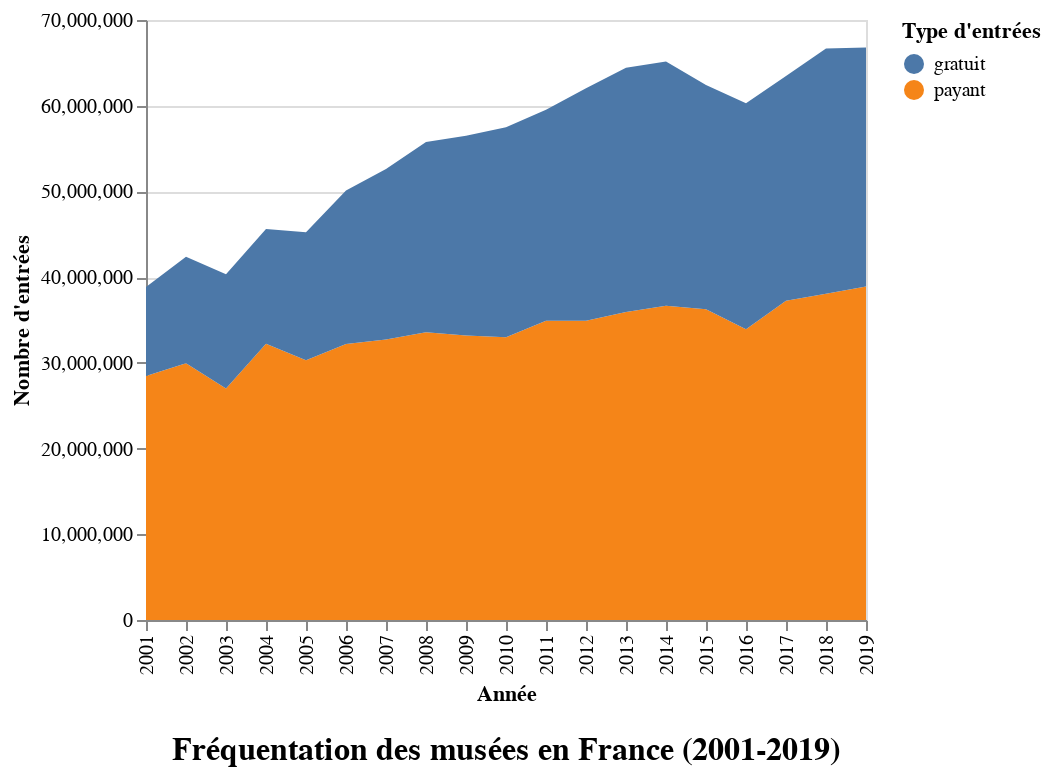

Source (notebook cell):
### Markdown cell above
Par défaut, `Altair` impose une marge latérale : c'est une question de goût et, éventuellement, de lisibilité, mais prenons ici le parti de retirer cette marge. Pour cela, on peut paramétrer l'objet `Scale` d'`Altair` que l'on peut passer en paramètre de notre objet `.X()` représentant l'**encodeur** pour l'axe des abscisses.

### Code cell
# On ajoute le paramètre "scale" auquel on passe l'objet "Scale" d'Altair, auquel on passe à son tour
# une valeur numérique au paramètre "padding" qui permet de définir la marge latérale de l'axe
alt.Chart(df_long_freq_annee).mark_area().encode(
    alt.X(
        shorthand="annee:O",
        title="Année",
        scale=alt.Scale(padding=0)
    ),
    alt.Y(
        shorthand="nombre_entree:Q",
        title="Nombre d'entrées"
    ),
    alt.Color(
        shorthand="type_entree:N",
        title="Type d'entrées"
    )
).properties(
    title="Fréquentation des musées en France (2001-2019)"
).configure_title(
    fontSize=16,
    font="Arial",
    color="black",
    align="center",
    orient="bottom",
    offset=15
)

### Figure 1 — Vega-Lite specification as saved in the notebook (floating-point values rounded to 4 significant figures)
{"config": {"view": {"continuousWidth": 400, "continuousHeight": 300}, "title": {"align": "center", "color": "black", "font": "Arial", "fontSize": 16, "offset": 15, "orient": "bottom"}}, "data": {"name": "data-37c891bb50915f3e536e0f602ba2dae9"}, "mark": "area", "encoding": {"color": {"type": "nominal", "field": "type_entree", "title": "Type d'entrées"}, "x": {"type": "ordinal", "field": "annee", "scale": {"padding": 0}, "title": "Année"}, "y": {"type": "quantitative", "field": "nombre_entree", "title": "Nombre d'entrées"}}, "title": "Fréquentation des musées en France (2001-2019)", "$schema": "https://vega.github.io/schema/vega-lite/v4.8.1.json", "datasets": {"data-37c891bb50915f3e536e0f602ba2dae9": [{"annee": 2001, "type_entree": "payant", "nombre_entree": 28470000.0}, {"annee": 2002, "type_entree": "payant", "nombre_entree": 29950000.0}, {"annee": 2003, "type_entree": "payant", "nombre_entree": 27010000.0}, {"annee": 2004, "type_entree": "payant", "nombre_entree": 32220000.0}, {"annee": 2005, "type_entree": "payant", "nombre_entree": 30320000.0}, {"annee": 2006, "type_entree": "payant", "nombre_entree": 32200000.0}, {"annee": 2007, "type_entree": "payant", "nombre_entree": 32710000.0}, {"annee": 2008, "type_entree": "payant", "nombre_entree": 33580000.0}, {"annee": 2009, "type_entree": "payant", "nombre_entree": 33190000.0}, {"annee": 2010, "type_entree": "payant", "nombre_entree": 33000000.0}, {"annee": 2011, "type_entree": "payant", "nombre_entree": 34910000.0}, {"annee": 2012, "type_entree": "payant", "nombre_entree": 34910000.0}, {"annee": 2013, "type_entree": "payant", "nombre_entree": 35930000.0}, {"annee": 2014, "type_entree": "payant", "nombre_entree": 36650000.0}, {"annee": 2015, "type_entree": "payant", "nombre_entree": 36240000.0}, {"annee": 2016, "type_entree": "payant", "nombre_entree": 33910000.0}, {"annee": 2017, "type_entree": "payant", "nombre_entree": 37230000.0}, {"annee": 2018, "type_entree": "payant", "nombre_entree": 38050000.0}, {"annee": 2019, "type_entree": "payant", "nombre_entree": 38920000.0}, {"annee": 2001, "type_entree": "gratuit", "nombre_entree": 10380000.0}, {"annee": 2002, "type_entree": "gratuit", "nombre_entree": 12420000.0}, {"annee": 2003, "type_entree": "gratuit", "nombre_entree": 13310000.0}, {"annee": 2004, "type_entree": "gratuit", "nombre_entree": 13410000.0}, {"annee": 2005, "type_entree": "gratuit", "nombre_entree": 14930000.0}, {"annee": 2006, "type_entree": "gratuit", "nombre_entree": 17920000.0}, {"annee": 2007, "type_entree": "gratuit", "nombre_entree": 19910000.0}, {"annee": 2008, "type_entree": "gratuit", "nombre_entree": 22190000.0}, {"annee": 2009, "type_entree": "gratuit", "nombre_entree": 23290000.0}, {"annee": 2010, "type_entree": "gratuit", "nombre_entree": 24500000.0}, {"annee": 2011, "type_entree": "gratuit", "nombre_entree": 24600000.0}, {"annee": 2012, "type_entree": "gratuit", "nombre_entree": 27140000.0}, {"annee": 2013, "type_entree": "gratuit", "nombre_entree": 28500000.0}, {"annee": 2014, "type_entree": "gratuit", "nombre_entree": 28500000.0}, {"annee": 2015, "type_entree": "gratuit", "nombre_entree": 26170000.0}, {"annee": 2016, "type_entree": "gratuit", "nombre_entree": 26360000.0}, {"annee": 2017, "type_entree": "gratuit", "nombre_entree": 26240000.0}, {"annee": 2018, "type_entree": "gratuit", "nombre_entree": 28620000.0}, {"annee": 2019, "type_entree": "gratuit", "nombre_entree": 27870000.0}]}}
